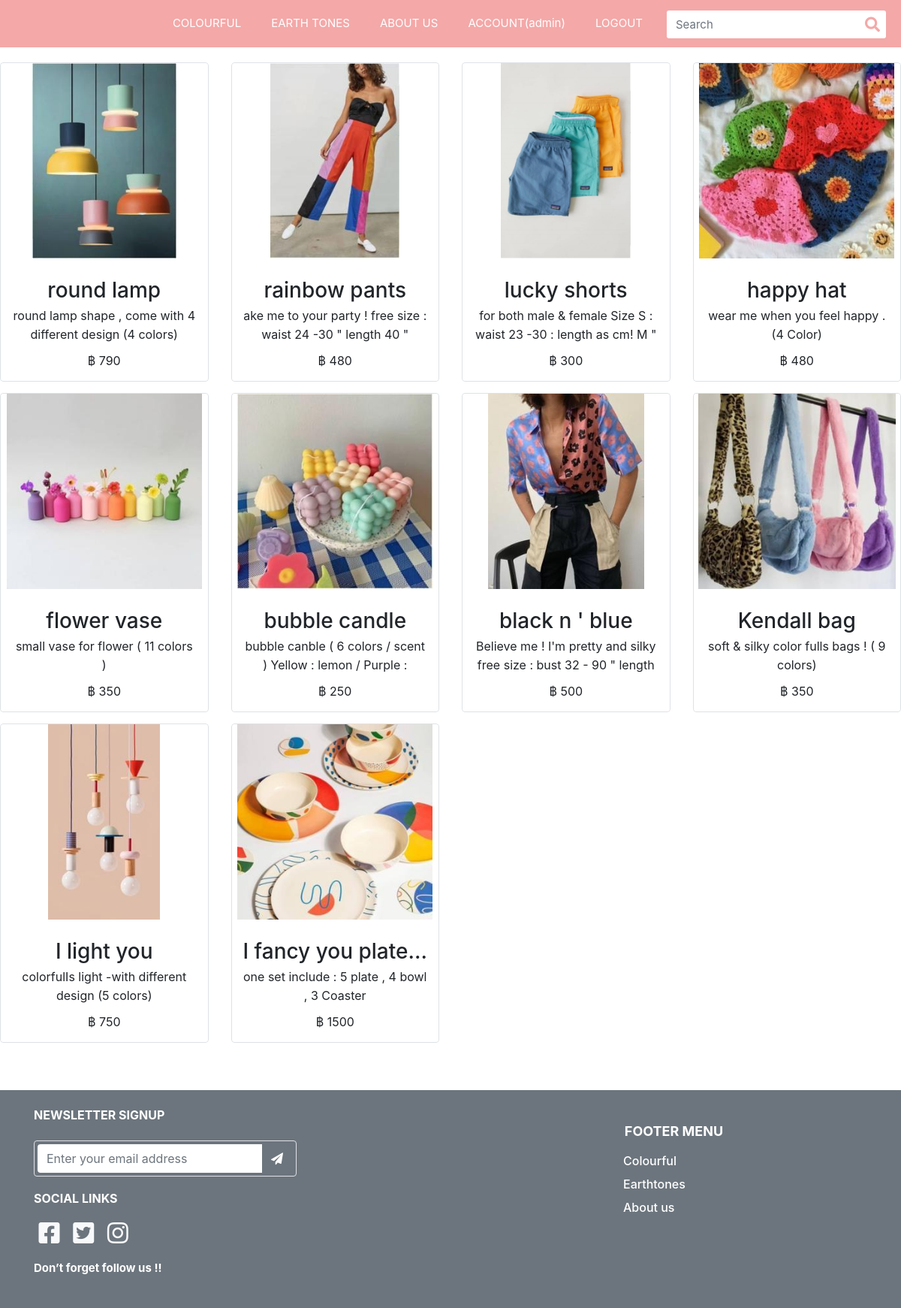
/List?category=Colourful (signed in), run on the app's committed database.
### item/models.py (models this page shows, shortened)
class Item(models.Model):
    name = models.CharField(max_length=300)
    detail = models.TextField(max_length=1000)
    slug = models.SlugField(unique=True,default=None)
    img = models.ImageField(default='default_item.png', upload_to='item_pics')
    amount = models.PositiveIntegerField(default=0)
    category = models.ForeignKey(Category, on_delete=models.PROTECT,default=None)
    price = models.PositiveIntegerField(default=0)
    hashtag = models.TextField(max_length=100,default=None)
    class Meta:
        verbose_name_plural = "สินค้า"

### item/views.py (the view)
# urls.py: path('List',views.Listitem),
def Listitem(request):
    cat = request.GET['category']
    if cat == "Colourful":
        title = "COLOURFUL"
        some_colour = Category.objects.get(category="Colourful")
        Item_colour = Item.objects.all().filter(category=some_colour).order_by('-name')
        context = {'Item': Item_colour,'title' : title}
    else:
        title = "EARTH TONES"
        some_Earthtones = Category.objects.get(category="Earthtones")
        Item_Earthtones = Item.objects.all().filter(category=some_Earthtones).order_by('-name')
        context = {'Item': Item_Earthtones,'title' : title}
    return render(request,'Category.html',context=context)

### template/Category.html (shortened to what this page needs)
{% extends "1Navbar.html" %}
{% load static %}
{% block content %}
<!DOCTYPE html>
<html lang="en">
<head>
    <link rel="stylesheet" href="{% static 'css/COLORFUL.css' %}">
    <link rel="stylesheet" href="https://code.jquery.com/jquery-3.4.1.min.js" />
    <link rel="stylesheet" href="https://stackpath.bootstrapcdn.com/bootstrap/4.3.1/js/bootstrap.min.js" />
</head>
<body>
     <div class="productList1" id="productList1_">
        <div class="productWidget">
            <div class="row ">
                {% for item in Item %}
                <div class="item col-6 col-md-6 col-lg-3 mobileProductList1">
                    <div class="itemInner rounded" style="display: flex; overflow: hidden; width: 100%;">
                        <div class="thumbnail border rounded">
                            <div class="productImage rounded-top">
                                <img class="mx-auto"
                                    src="{{ item.img.url }}"
                                    alt="XOXO BonBon Liquid Matte Lip Limited Box Set "
                                    title="XOXO BonBon Liquid Matte Lip Limited Box Set " style="opacity: 1;">
                            </div>
                            <div class="productCaption">
                                <div class="productName">
                                    <h3 class="h3-hover">{{ item.name }}</h3>
                                </div>
                                <div class="productIntro">
                                    <p>{{ item.detail }} </p>
                                </div>
                                <div class="productPrice">
                                    <div class="ff-price fs-price fc-price">
                                        <span class="SpePrice">฿ {{ item.price }} </span>
                                    </div>
                                </div>
                            </div>
                        </div>
                    </div>
                </div>
                {% endfor %}
                </div>
            </div>
        </div>
    <footer>
      <div class="jumbotron jumbotron-fluid bg-secondary p-4 mt-5 mb-0">
        <div class="container">
          <div class="row">
            <div class="col-lg-4 col-md-6 mb-lg-0">
              <h6 class="text-uppercase font-weight-bold mb-4">NEWSLETTER SIGNUP</h6>
              <div class="p-1 rounded border">
                <div class="input-group">
                  <input type="email" placeholder="Enter your email address" aria-describedby="button-addon1"
                    class="form-control border-0 shadow-0">
                  <div class="input-group-append">
                    <button id="button-addon1" type="submit" class="btn btn-link"><i
                        class="fa fa-paper-plane"></i></button>
                  </div>
                </div>
              </div>
              <h5 class="card-title text-white display-4" style="font-size:16px">SOCIAL LINKS</h5>
              <a class="text-light" href="#"><i class="fab fa-facebook-square fa-fw fa-2x"></i></a>
              <a class="text-light" href="#"><i class="fab fa-twitter-square fa-fw fa-2x"></i></a>
              <a class="text-light" href="#"><i class="fab fa-instagram fa-fw fa-2x"></i></a>
              <h5 class="card-title text-white display-4" style="font-size:15px">Don’t forget follow us !!</h5>
            </div>
            <div class="col-sm-8 col-md-6">
              <div class="footermenu">
                <h5 class="card-title text-white display-4" style="font-size:18px">FOOTER MENU</h5>
                <a class="text-light" href="/List?category=Colourful">
                  <h6 class="card-title text-white" style="font-size:16px">Colourful</h6>
                </a>
                <a class="text-light" href="/List?category=Earthones">
                  <h6 class="card-title text-white" style="font-size:16px">Earthtones</h6>
                </a>
                <a class="text-light" href="/Aboutus">
                  <h6 class="card-title text-white" style="font-size:16px">About us</h6>
                </a>
              </div>
            </div>
          </div>
        </div>
      </div>
    </footer>
</body>
</html>
{% endblock %}

### template/1Navbar.html (shortened to what this page needs)
{% load static %}
<!DOCTYPE html>
<html lang="en">
<head>
    <link rel="stylesheet" href="https://use.fontawesome.com/releases/v5.4.2/css/all.css">
    <link rel="stylesheet" href="https://cdnjs.cloudflare.com/ajax/libs/normalize/5.0.0/normalize.min.css">
    <link rel='stylesheet' href='https://cdnjs.cloudflare.com/ajax/libs/twitter-bootstrap/4.0.0-beta.2/css/bootstrap.css'>
    <link rel="stylesheet" type="text/css" href="{% static 'css/home.css' %}">
    <link rel="stylesheet" href="{% static 'js/home.js' %}">
</head>
<body>
    <nav class="navbar navbar-expand-custom navbar-mainbg">
        <a class="logo" href="/"><img
            alt=""></a>
        <div class="collapse navbar-collapse" id="navbarSupportedContent">
          <ul class="navbar-nav ml-auto">
            <li class="nav-item ">
              <a class="nav-link" href="/List?category=Colourful"> COLOURFUL</a>
            </li>
            <li class="nav-item">
              <a class="nav-link" href="/List?category=Earthtones">EARTH TONES</a>
            </li>
            <li class="nav-item ">
              <a class="nav-link" href="/Aboutus">ABOUT US</a>
            </li>
            {% if user.is_authenticated %}
            <li class="nav-item">
              <a class="nav-link" href="/Myorder">ACCOUNT({{ user.username }})</a>
            </li>
            <li class="nav-item">
              <a class="nav-link" href="/Logout">LOGOUT</a>
            </li>
            {% endif %}
          </ul>
          <form class="form-inline " method="GET">
            <div class="input-group search-box">
              <input type="text" style="margin-left: 12px; text-shadow: #535e67 2px;" class="form-control"
                placeholder="Search" required="required" name="q">
              <span class="input-group-btn">
                <button class="btn" style="color: #F4A8A8;" type="submit"><i class="fas fa-search"></i></button>
              </span>
            </div>
          </form>
        </div>
      </nav>
    {% block content %}
    {% endblock content %}
</body>
</html>

### staticfile/css/home.css (style rules this page uses)
.navbar-mainbg { width: 100%; background-color: #F4A8A8; padding: 0px; }
#navbarSupportedContent { overflow: hidden; position: relative; }
#navbarSupportedContent ul li a { color: rgb(255, 255, 255); text-decoration: none; font-size: 15px; display: block; padding: 20px 20px; position: relative; }
.search-box { position: relative; height: 34px; margin-right: 20px; }
.search-box input { border: 0; border-radius: 3px !important; padding-right: 40px; font-size: 15px; }
.search-box .input-group-btn { position: absolute; right: 0; top: 0; z-index: 999; }
.search-box .input-group-btn button { background-color: transparent; border: 0; padding: 4px 8px; font-size: 20px; }
@media (min-width: 992px) { .navbar-expand-custom { -ms-flex-flow: row nowrap; flex-flow: row nowrap; -ms-flex-pack: start; justify-content: flex-start; } }
@media (min-width: 992px) { .navbar-expand-custom .navbar-nav { -ms-flex-direction: row; flex-direction: row; } }
@media (min-width: 992px) { .navbar-expand-custom .navbar-collapse { display: -ms-flexbox!important; display: flex!important; -ms-flex-preferred-size: auto; flex-basis: auto; } }
.row h6 { color: white; }
.row h5 { margin-top: 20px; margin-bottom: 20px; font-weight: bold; }
.row button { color: white; margin-top: auto; margin-left: auto; }
.footermenu { margin-left: 75%; }
.footermenu h5 { text-align: center; }

### data on the page
Item: img (picture), name "round lamp", detail "round lamp shape , come with 4 different design (4 colors)", price "790"
Item: img (picture), name "rainbow pants", detail "ake me to your party ! free size : waist 24 -30 \" length 40 \"", price "480"
Item: img (picture), name "lucky shorts", detail "for both male & female Size S : waist 23 -30 : length as cm! M \"…", price "300"
Item: img (picture), name "happy hat", detail "wear me when you feel happy . (4 Color)", price "480"
Item: img (picture), name "flower vase", detail "small vase for flower ( 11 colors )", price "350"
Item: img (picture), name "bubble candle", detail "bubble canble ( 6 colors / scent ) Yellow : lemon / Purple :…", price "250"
Item: img (picture), name "black n ' blue", detail "Believe me ! I'm pretty and silky free size : bust 32 - 90 \" length…", price "500"
Item: img (picture), name "Kendall bag", detail "soft & silky color fulls bags ! ( 9 colors)", price "350"
Item: img (picture), name "I light you", detail "colorfulIs light -with different design (5 colors)", price "750"
Item: img (picture), name "I fancy you plate…", detail "one set include : 5 plate , 4 bowl , 3 Coaster", price "1500"

### other printed values
{{ user.username }} "admin"
